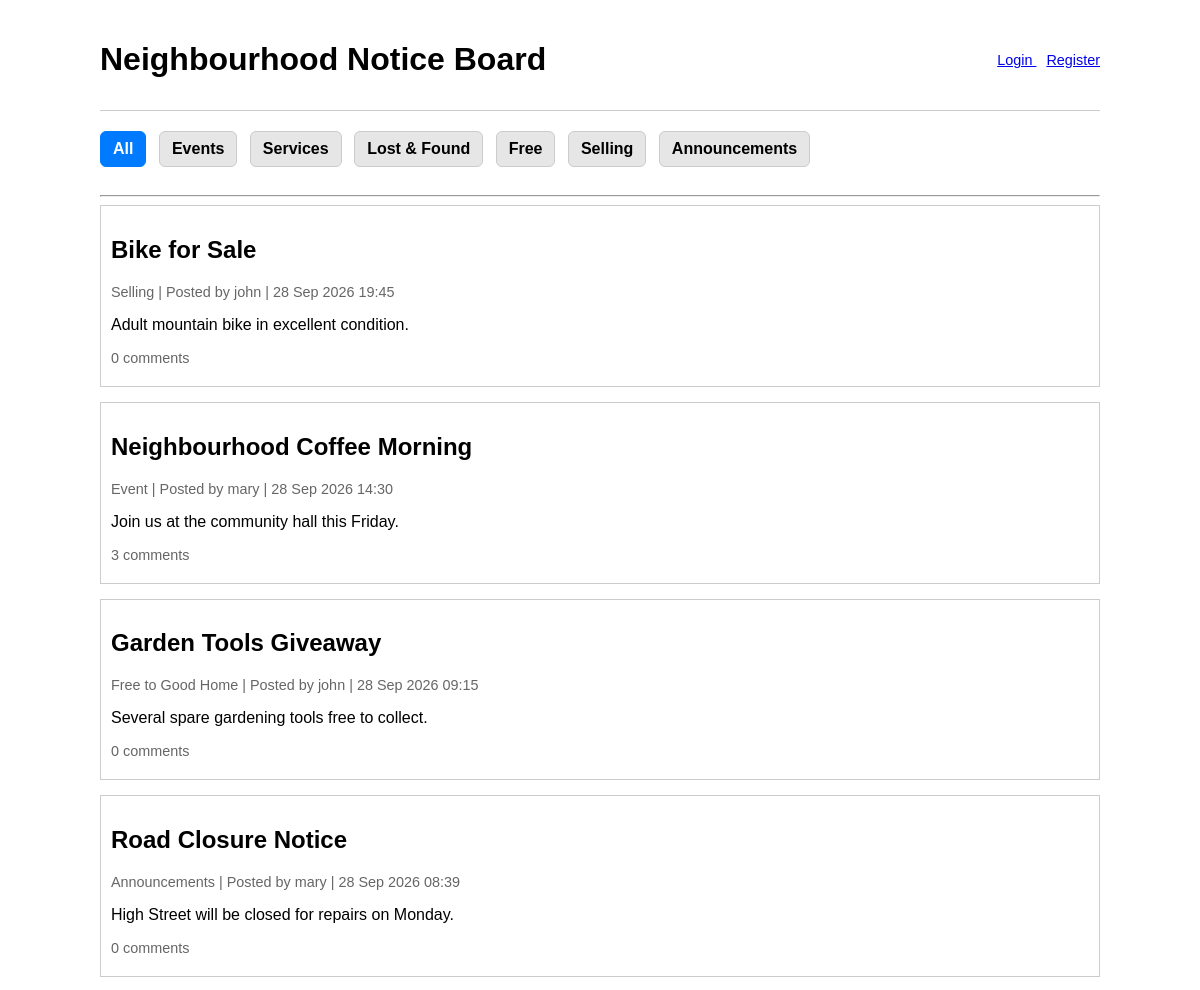
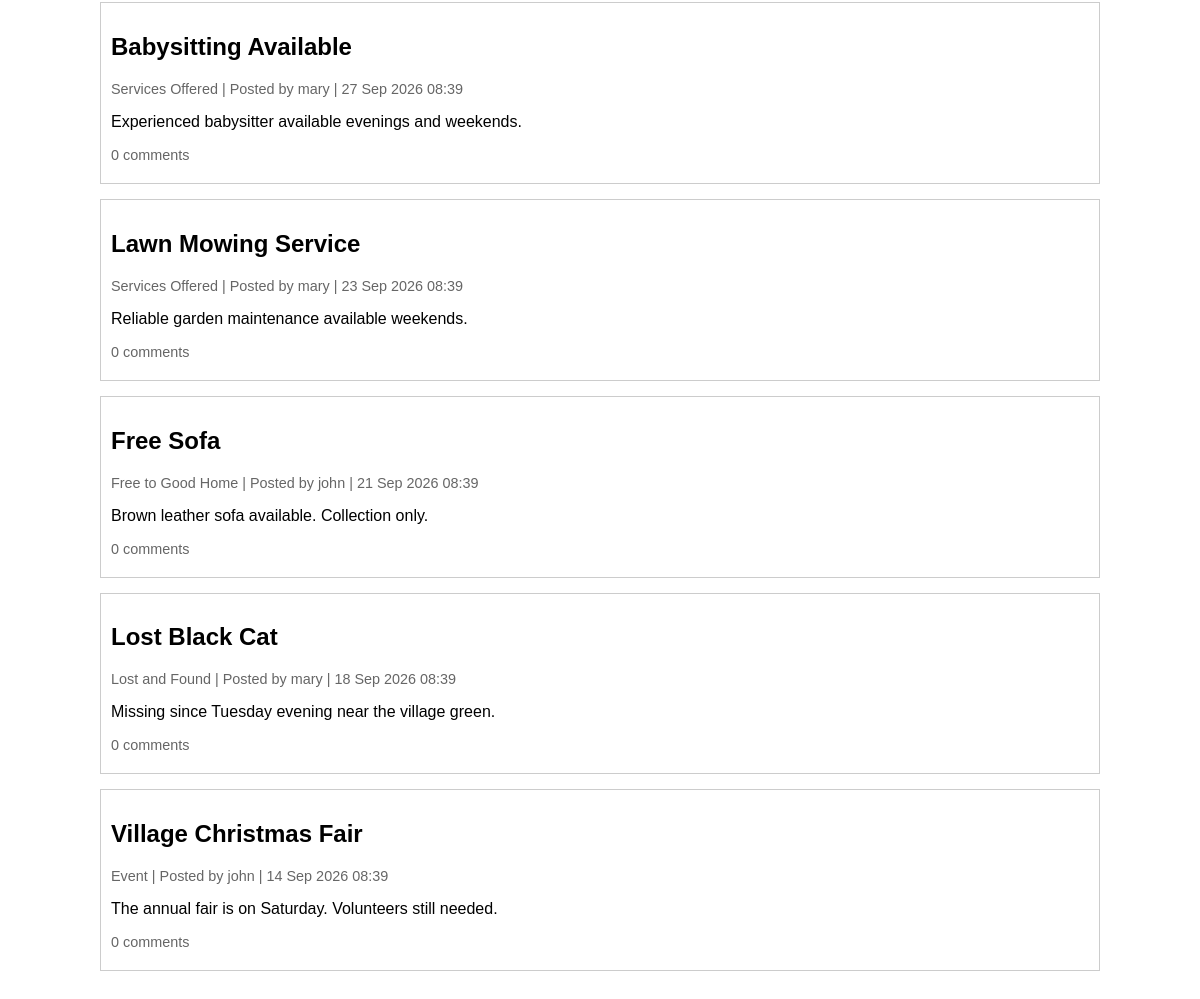
The page / on the database its author committed (2 pictures, top to bottom).
### models/models.py (models this page shows)
class Post(db.Model):
    id = db.Column(db.Integer, primary_key=True)
    title = db.Column(
        db.String(200),
        nullable=False
    )
    body = db.Column(
        db.Text,
        nullable=False
    )
    category = db.Column(
        db.String(50),
        nullable=False
    )
    visibility = db.Column(
        db.String(20),
        nullable=False,
        default="members"
    )
    comments_enabled = db.Column(
        db.Boolean,
        default=False
    )
    created_at = db.Column(
        db.DateTime,
        default=datetime.utcnow
    )
    author_id = db.Column(
        db.Integer,
        db.ForeignKey("user.id"),
        nullable=False
    )
    picks = db.relationship(
    "PostPick",
    backref="post",
    lazy=True,
    cascade="all, delete-orphan"
    )
    comments = db.relationship(
        "Comment",
        backref="post",
        lazy=True,
        cascade="all, delete-orphan"
    )

class User(UserMixin, db.Model):
    id = db.Column(db.Integer, primary_key=True)
    username = db.Column(
        db.String(80),
        unique=True,
        nullable=False
    )
    password_hash = db.Column(
        db.String(255),
        nullable=False
    )
    created_at = db.Column(
        db.DateTime,
        default=datetime.utcnow,
        nullable=False
    )
    last_login = db.Column(
        db.DateTime,
        nullable=True
    )
    security_question = db.Column(
        db.String(255),
        nullable=False
    )
    security_answer_hash = db.Column(
        db.String(255),
        nullable=False
    )
    posts = db.relationship(
        "Post",
        backref="author",
        lazy=True
    )
    picked_posts = db.relationship(
    "PostPick",
    backref="user",
    lazy=True,
    cascade="all, delete-orphan"
    )
    comments = db.relationship(
        "Comment",
        backref="author",
        lazy=True,
        cascade="all, delete-orphan"
    )

### app.py (the view, shortened to what this page needs)
@app.route("/")
def home():
    category = request.args.get("category")
    picked = request.args.get("picked")
    if current_user.is_authenticated:
        query = Post.query
    else:
        query = Post.query.filter_by(
            visibility="public"
        )
    if category:
        query = query.filter_by(
            category=category
        )
    posts = query.order_by(
        Post.created_at.desc()
    ).all()
    picked_post_ids = set()
    return render_template(
        "index.html",
        posts=posts,
        selected_category=category,
        picked_post_ids=picked_post_ids,
        picked_filter=picked
    )

### templates/index.html (shortened to what this page needs)
{% extends "base.html" %}
{% block content %}
<div class="menu">
    <a href="/" class="{% if not selected_category and not picked_filter %}active{% endif %}">All</a>
    <a href="/?category=Event" class="{% if selected_category == 'Event' %}active{% endif %}">Events</a>
    <a href="/?category=Services Offered" class="{% if selected_category == 'Services Offered' %}active{% endif %}">Services</a>
    <a href="/?category=Lost and Found" class="{% if selected_category == 'Lost and Found' %}active{% endif %}">Lost & Found</a>
    <a href="/?category=Free to Good Home" class="{% if selected_category == 'Free to Good Home' %}active{% endif %}">Free</a>
    <a href="/?category=Selling" class="{% if selected_category == 'Selling' %}active{% endif %}">Selling</a>
    <a href="/?category=Announcements" class="{% if selected_category == 'Announcements' %}active{% endif %}">Announcements</a>
</div>
<hr>
{% for post in posts %}
<div class="post">
    <h2>{{ post.title }}</h2>
    <div class="category">
        {{ post.category }} |
        Posted by {{ post.author.username }} |
        {{ post.created_at.strftime('%d %b %Y %H:%M') }}
    </div>
    <p>{{ post.body }}</p>
<div class="comment-count">
    {{ post.comments|length }} comments
</div>
</div>
{% endfor %}
{% endblock %}

### templates/base.html (style rules this page uses)
body { font-family: Arial, sans-serif; max-width: 1000px; margin: auto; padding: 20px; }
.menu { margin-bottom: 20px; }
.menu a { display: inline-block; padding: 8px 12px; margin-right: 8px; margin-bottom: 8px; background: #e6e6e6; border: 1px solid #ccc; border-radius: 6px; text-decoration: none; color: black; font-weight: bold; transition: all 0.2s ease; }
.menu a.active { background: #007bff; border-color: #007bff; color: white; }
.post { border: 1px solid #ccc; margin-bottom: 15px; padding: 10px; }
.category { color: #666; font-size: 0.9em; }
.comment-count { color: #666; font-size: 0.9em; margin-bottom: 10px; }

### rows shown on the page
Post: title "Bike for Sale", category "Selling", author.username "john", created_at "28 Sep 2026 19:45", body "Adult mountain bike in excellent condition.", comments|length "0"
Post: title "Neighbourhood Coffee Morning", category "Event", author.username "mary", created_at "28 Sep 2026 14:30", body "Join us at the community hall this Friday.", comments|length "3"
Post: title "Garden Tools Giveaway", category "Free to Good Home", author.username "john", created_at "28 Sep 2026 09:15", body "Several spare gardening tools free to collect.", comments|length "0"
Post: title "Road Closure Notice", category "Announcements", author.username "mary", created_at "28 Sep 2026 08:39", body "High Street will be closed for repairs on Monday.", comments|length "0"
Post: title "Babysitting Available", category "Services Offered", author.username "mary", created_at "27 Sep 2026 08:39", body "Experienced babysitter available evenings and weekends.", comments|length "0"
Post: title "Lawn Mowing Service", category "Services Offered", author.username "mary", created_at "23 Sep 2026 08:39", body "Reliable garden maintenance available weekends.", comments|length "0"
Post: title "Free Sofa", category "Free to Good Home", author.username "john", created_at "21 Sep 2026 08:39", body "Brown leather sofa available. Collection only.", comments|length "0"
Post: title "Lost Black Cat", category "Lost and Found", author.username "mary", created_at "18 Sep 2026 08:39", body "Missing since Tuesday evening near the village green.", comments|length "0"
Post: title "Village Christmas Fair", category "Event", author.username "john", created_at "14 Sep 2026 08:39", body "The annual fair is on Saturday. Volunteers still needed.", comments|length "0"
